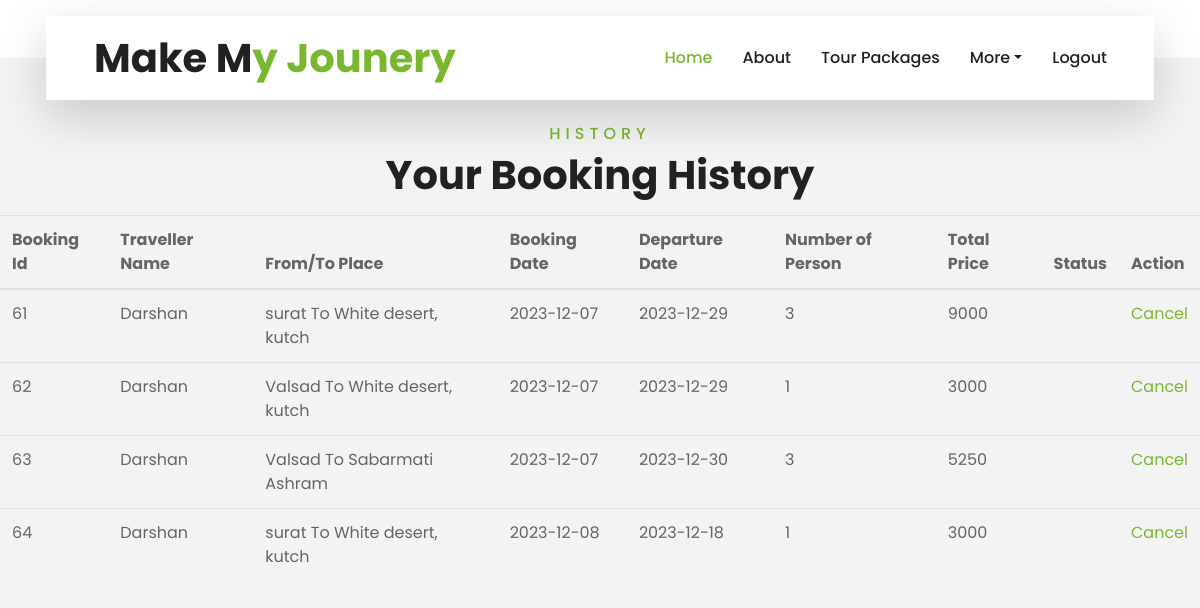
Screenshot of /BookHistory.php (signed in) with the database file from the repository.
### tables this page shows
CREATE TABLE `booking` (
  `bookingId` int(11) NOT NULL,
  `customerId` int(11) NOT NULL,
  `packageId` int(11) NOT NULL,
  `customerName` varchar(255) NOT NULL,
  `fromPlace` varchar(255) NOT NULL,
  `toPlace` varchar(255) NOT NULL,
  `bookingDate` date NOT NULL DEFAULT current_timestamp(),
  `departureDate` date NOT NULL,
  `numberOfPerson` int(11) NOT NULL,
  `totalPrice` int(11) NOT NULL,
  `status` varchar(10) DEFAULT 'Confirm'
);

### BookHistory.php (the view, shortened to what this page needs)
<?php
include('conn.php');
$id = $_SESSION['sesLoginDetails']['customerId'];
 ?>
<!DOCTYPE html>
<html lang="en">
<head>
    <link href="https://cdnjs.cloudflare.com/ajax/libs/font-awesome/5.10.0/css/all.min.css" rel="stylesheet">
    <link href="lib/owlcarousel/assets/owl.carousel.min.css" rel="stylesheet">
    <link href="lib/tempusdominus/css/tempusdominus-bootstrap-4.min.css" rel="stylesheet" />
    <link href="css/style.css" rel="stylesheet">
</head>
<body>
    <div class="container-fluid bg-light pt-3 d-none d-lg-block">
    </div>
<div class="container-fluid position-relative nav-bar p-0">
        <div class="container-lg position-relative p-0 px-lg-3" style="z-index: 9;">
            <nav class="navbar navbar-expand-lg bg-light navbar-light shadow-lg py-3 py-lg-0 pl-3 pl-lg-5">
                <a href="" class="navbar-brand">
                    <h1 class="m-0 text-primary"><span class="text-dark">Make M</span>y Jounery</h1>
                </a>
                <div class="collapse navbar-collapse justify-content-between px-3" id="navbarCollapse">
                    <div class="navbar-nav ml-auto py-0">
                        <a href="Homepage.php" class="nav-item nav-link active">Home</a>
                        <a href="about.php" class="nav-item nav-link">About</a>
                        <a href="package.php" class="nav-item nav-link">Tour Packages</a>
                        <div class="nav-item dropdown">
                           <?php if(isset($_SESSION['sesLog'])) echo ' <a href="#" class="nav-link dropdown-toggle" data-toggle="dropdown">More</a>';?>
                        </div>
                        <a href="<?php if(isset($_SESSION['sesLog'])) echo 'Logout.php'; else echo 'Login.php'; ?>" class="nav-item nav-link"><?php if(isset($_SESSION['sesLog'])) echo "Logout"; else echo "Login" ?></a>
                    </div>
                </div>
            </nav>
        </div>
    </div>
<br>
<div class="text-center mb-3 pb-">
                <h6 class="text-primary text-uppercase" style="letter-spacing: 5px;">History</h6>
                <h1>Your Booking History</h1>
            </div>
            <table class="table table-hover">
  <thead>
    <tr>
    <tr>
                                                <th scope="col">Booking Id</th>
                                                <th scope="col">Traveller Name</th>
                                                <th scope="col">From/To Place</th>
												<th scope="col">Booking Date</th>
                                                <th scope="col">Departure Date</th>
                                                <th scope="col">Number of Person</th>
                                                <th scope="col">Total Price</th>
                                                <th scope="col">Status</th>
                                                <th scope="col">Action</th>
                                            </tr>
    </tr>
  </thead>
  <tbody>
  <?php
$sql1 = "SELECT * FROM booking WHERE customerId = '$id'";
$result1 = $conn->query($sql1);
if ($result1->num_rows > 0) {
    while ($result = $result1->fetch_object()) {
        ?>
        <tr>
            <td><?php echo htmlentities($result->bookingId); ?></td>
            <td><?php echo htmlentities($result->customerName); ?></td>
            <td><?php echo htmlentities($result->fromPlace); ?> To <?php echo htmlentities($result->toPlace); ?></td>
            <td><?php echo htmlentities($result->bookingDate); ?></td>
            <td><?php echo htmlentities($result->departureDate); ?></td>
            <td><?php echo htmlentities($result->numberOfPerson); ?></td>
            <td><?php echo htmlentities($result->totalPrice); ?></td>
            <td><?php
                ?></td>
            <?php
            if ($result->status == 2) {
                ?><td>Cancelled</td>
            <?php } else { ?>
                <td><a href="BookHistory.php?bkid=<?php echo htmlentities($result->bookingId); ?>" onclick="return confirm('Do you really want to cancel booking')">Cancel</a> </td>
            <?php } ?>
        </tr>
        <?php
    }
}
  ?>
  </tbody>
</table>

### rows the page displays
booking: bookingId "61", customerName "Darshan", fromPlace "surat", toPlace "White desert, kutch", bookingDate "2023-12-07", departureDate "2023-12-29", numberOfPerson "3", totalPrice "9000"
booking: bookingId "62", customerName "Darshan", fromPlace "Valsad", toPlace "White desert, kutch", bookingDate "2023-12-07", departureDate "2023-12-29", numberOfPerson "1", totalPrice "3000"
booking: bookingId "63", customerName "Darshan", fromPlace "Valsad", toPlace "Sabarmati Ashram", bookingDate "2023-12-07", departureDate "2023-12-30", numberOfPerson "3", totalPrice "5250"
booking: bookingId "64", customerName "Darshan", fromPlace "surat", toPlace "White desert, kutch", bookingDate "2023-12-08", departureDate "2023-12-18", numberOfPerson "1", totalPrice "3000"
